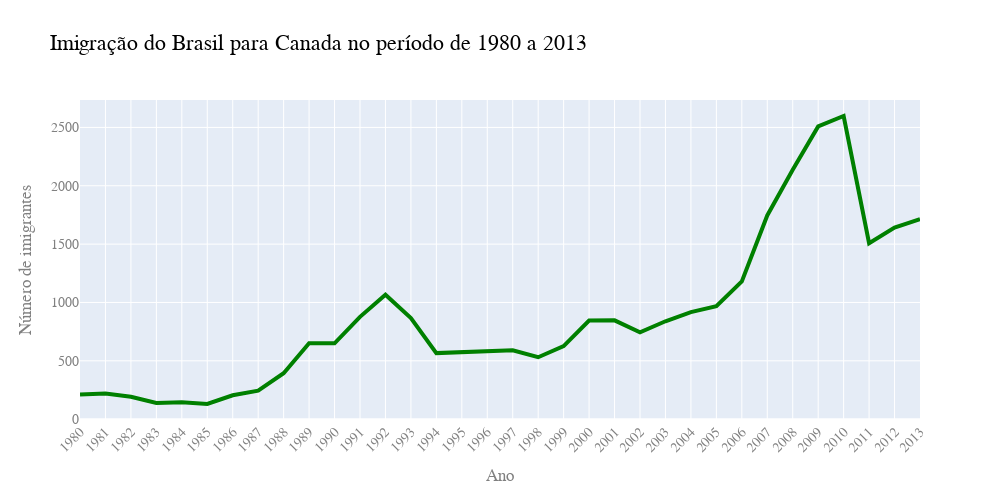

This figure's notebook cell:
### Code cell
fig = px.line(dados_brasil, x='ano', y='imigrantes',
              title='Imigração do Brasil para Canada no período de 1980 a 2013')
fig.update_traces(line_color='green', line_width=4)
fig.update_layout(width=1000, height=500, 
                  xaxis={'tickangle':-45}, 
                  font_family='Arial',
                  font_size=14,
                  font_color='grey',
                  title_font_color='black',
                  title_font_size=22,
                  xaxis_title='Ano',
                  yaxis_title='Número de imigrantes')


fig.show()

### Figure 1 — Plotly figure (JSON) as saved in the notebook; plotly's stock layout.template omitted (floating-point values rounded to 4 significant figures)
{"data": [{"hovertemplate": "ano=%{x}<br>imigrantes=%{y}<extra></extra>", "legendgroup": "", "line": {"color": "green", "dash": "solid", "width": 4}, "marker": {"symbol": "circle"}, "mode": "lines", "name": "", "orientation": "v", "showlegend": false, "type": "scatter", "x": ["1980", "1981", "1982", "1983", "1984", "1985", "1986", "1987", "1988", "1989", "1990", "1991", "1992", "1993", "1994", "1995", "1996", "1997", "1998", "1999", "2000", "2001", "2002", "2003", "2004", "2005", "2006", "2007", "2008", "2009", "2010", "2011", "2012", "2013"], "xaxis": "x", "y": [211, 220, 192, 139, 145, 130, 205, 244, 394, 650, 650, 877, 1066, 866, 566, 572, 586, 591, 531, 626, 845, 847, 745, 839, 917, 969, 1181, 1746, 2138, 2509, 2598, 1508, 1642, 1714], "yaxis": "y"}], "layout": {"font": {"color": "grey", "family": "Arial", "size": 14}, "height": 500, "legend": {"tracegroupgap": 0}, "title": {"font": {"color": "black", "size": 22}, "text": "Imigração do Brasil para Canada no período de 1980 a 2013"}, "width": 1000, "xaxis": {"anchor": "y", "domain": [0, 1], "tickangle": -45, "title": {"text": "Ano"}}, "yaxis": {"anchor": "x", "domain": [0, 1], "title": {"text": "Número de imigrantes"}}}}
